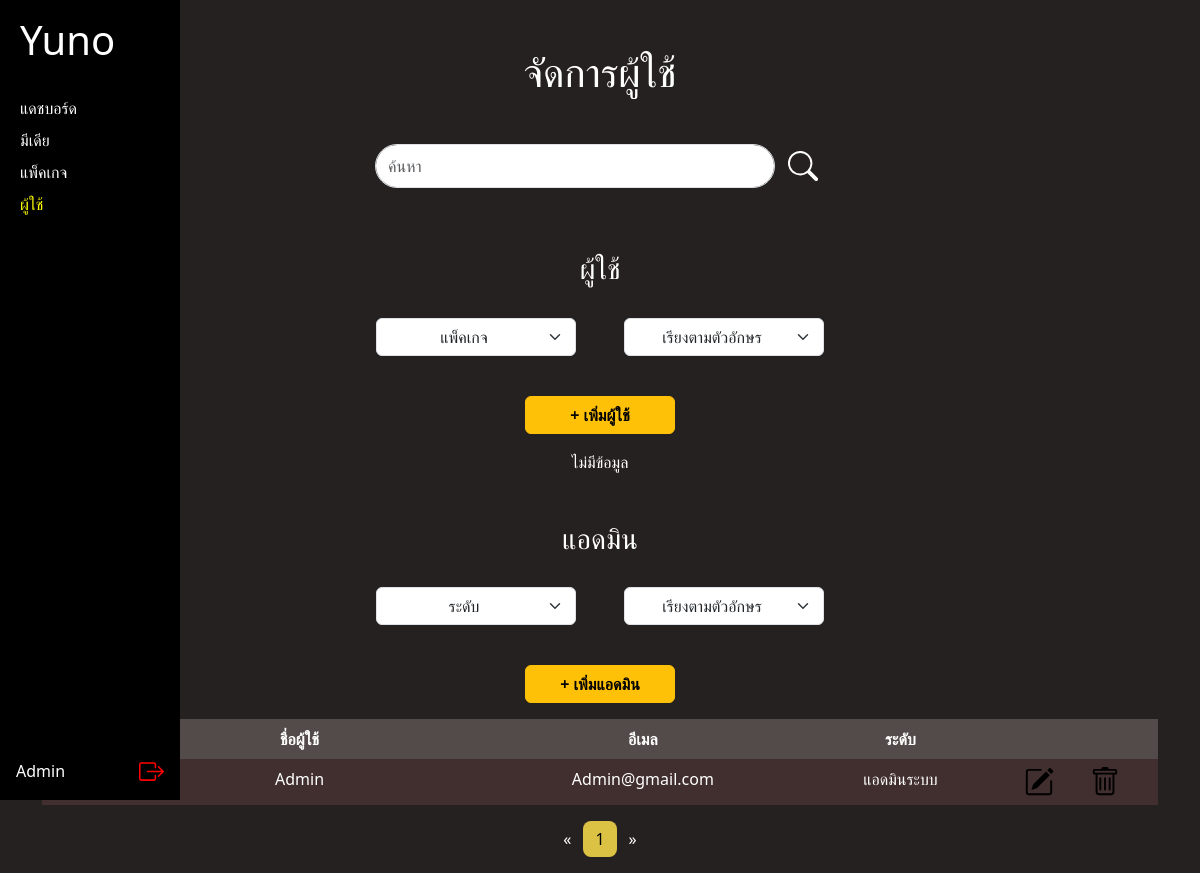
The page /admin_user.php (signed in) on the database its author committed.
### tables this page shows
CREATE TABLE `User` (
  `user_id` int NOT NULL,
  `user_name` varchar(100) NOT NULL,
  `user_password` varchar(100) NOT NULL,
  `user_email` varchar(100) NOT NULL,
  `user_birthdate` date DEFAULT NULL,
  `package_name` varchar(50) DEFAULT NULL,
  `user_lv` tinyint NOT NULL COMMENT 'user = 0\r\nmain admin = 1\r\nmedia admin = 2',
  `register_date` date NOT NULL,
  `package_start` date DEFAULT NULL,
  `user_img` varchar(200) NOT NULL DEFAULT '-',
  `package_end` date DEFAULT NULL
);

### admin_user.php (the view, shortened to what this page needs)
<?php require('connect.php') ?>
<?php if(isset($_SESSION['logined']) and ($_SESSION['user_lv']==1 or $_SESSION['user_lv']==2)) { ?>
<!DOCTYPE html>
<html lang="th">
<head>
    <link href="css/bootstrap.css" rel="stylesheet">
	<link href="css/mycss.css" rel="stylesheet">
</head>
<body class="dark-bg">
    <?php require('admin_navbar.php') ?>
    <div class="container justify-content-center text-center mt-5">
        <h1>จัดการผู้ใช้</h1>
        <form action="admin_user.php" method="get" class="mt-5">
            <div class="row justify-content-center">
                <input type="search" name="srch" class="form-control rounded-5" placeholder="ค้นหา" style="width: 400px;" value="<?php echo $_GET['srch']; ?>">
                <button type="submit" class="btn justify-content-center" style="width: 50px;">
                    <svg xmlns="http://www.w3.org/2000/svg" width="30" height="30" fill="white" class="bi bi-search" viewBox="0 0 16 16">
                        <path d="M11.742 10.344a6.5 6.5 0 1 0-1.397 1.398h-.001q.044.06.098.115l3.85 3.85a1 1 0 0 0 1.415-1.414l-3.85-3.85a1 1 0 0 0-.115-.1zM12 6.5a5.5 5.5 0 1 1-11 0 5.5 5.5 0 0 1 11 0"/>
                    </svg>
            </div>
        </form>
        <div class="container justify-content-center text-center mt-3">
            <?php
                $sql_user = "SELECT user_id, user_name, user_email, package_name FROM User WHERE user_lv=0";
                $result_user = mysqli_query($dbcon, $sql_user);
                $num_user = mysqli_num_rows($result_user);
            ?>
            <div class="row">
                <form action="admin_user.php" method="get">
                    <div class="row justify-content-center mt-5">
                        <h3>ผู้ใช้</h3>
                    </div>
                    <div class="row justify-content-center">
                        <select name="upa" class="form-select text-center m-4" style="width: 200px;" onchange="window.location.href='admin_user.php?srch=<?php echo $_GET['srch']; ?>&uso=<?php echo $_GET['uso']; ?>&up=<?php echo $_GET['up']; ?>&ups=<?php echo $_GET['ups']; ?>&aso=<?php echo $_GET['aso']; ?>&ap=<?php echo $_GET['ap']; ?>&aps=<?php echo $_GET['aps']; ?>&lv=<?php echo $_GET['lv']; ?>&upa=' + this.value;">
                            <option value=''>แพ็คเกจ</option>
                        </select>
                        <select name="uso" class="form-select text-center m-4" style="width: 200px;" onchange="window.location.href='admin_user.php?srch=<?php echo $_GET['srch']; ?>&upa=<?php echo $_GET['upa']; ?>&up=<?php echo $_GET['up']; ?>&ups=<?php echo $_GET['ups']; ?>&aso=<?php echo $_GET['aso']; ?>&ap=<?php echo $_GET['ap']; ?>&aps=<?php echo $_GET['aps']; ?>&lv=<?php echo $_GET['lv']; ?>&uso=' + this.value;">
                            <option value='0' <?php if('0'==$_GET['uso']) echo 'selected'; ?>>เรียงตามตัวอักษร</option>
                        </select>
                    </div>
                </form>
            </div>
            <div class="row justify-content-center mt-3">
                <a href="register.php" class="btn btn-warning" style="width: 150px;"><b>+ เพิ่มผู้ใช้</b></a>
            </div>
            <?php if($num_user==0) { ?>
                <label class="mt-3">ไม่มีข้อมูล</label>
            <?php } ?>
        </div>
        <div class="row justify-content-center mt-5">
            <h3>แอดมิน</h3>
        </div>
        <?php
            $sql_admin = "SELECT user_id, user_name, user_email, user_lv FROM User WHERE user_lv!=0";
            $result_admin = mysqli_query($dbcon, $sql_admin);
            $num_admin = mysqli_num_rows($result_admin);
        ?>
        <div class="row">
            <form action="admin_user.php" method="get">
                <div class="row justify-content-center">
                    <select name="lv" class="form-select text-center m-4" style="width: 200px;" onchange="window.location.href='admin_user.php?srch=<?php echo $_GET['srch']; ?>&aso=<?php echo $_GET['aso']; ?>&ap=<?php echo $_GET['ap']; ?>&aps=<?php echo $_GET['aps']; ?>&uso=<?php echo $_GET['uso']; ?>&up=<?php echo $_GET['up']; ?>&ups=<?php echo $_GET['ups']; ?>&upa=<?php echo $_GET['upa'];?>&lv=' + this.value;">
                        <option value=''>ระดับ</option>
                    </select>
                    <select name="aso" class="form-select text-center m-4" style="width: 200px;" onchange="window.location.href='admin_user.php?srch=<?php echo $_GET['srch']; ?>&lv=<?php echo $_GET['lv']; ?>&ap=<?php echo $_GET['ap']; ?>&aps=<?php echo $_GET['aps']; ?>&uso=<?php echo $_GET['uso']; ?>&up=<?php echo $_GET['up']; ?>&ups=<?php echo $_GET['ups']; ?>&upa=<?php echo $_GET['upa'];?>&aso=' + this.value;">
                        <option value='0' <?php if('0'==$_GET['aso']) echo 'selected'; ?>>เรียงตามตัวอักษร</option>
                    </select>
                </div>
            </form>
        </div>
        <div class="row justify-content-center mt-3">
            <a href="add_admin.php" class="btn btn-warning" style="width: 150px;"><b>+ เพิ่มแอดมิน</b></a>
        </div>
        <?php if($num_admin==0) { ?>
            <label class="mt-3">ไม่มีข้อมูล</label>
        <?php } else { ?>
            <?php
                if(isset($_GET['ap']) and $_GET['ap'] != "") {
                    $apage = $_GET['ap'];
                } else {
                    $apage = 1;
                }
                if(isset($_GET['aps']) and $_GET['aps'] != "") {
                    $aj = $_GET['aps'];
                } else {
                    $aj = 1;
                }
                $amount = 10;
                $astart = ($apage*$amount) - $amount + 1;
                $aend = $apage*$amount;
                $ac = 1;
            ?>
            <table class="table mt-3 table-dark table-hover table-borderless">
                <thead>
                    <tr>
                    <th style="background-color: #534A4A;" width="5%" scope="col">ลำดับ</th>
                    <th style="background-color: #534A4A;" width="20%" scope="col">ชื่อผู้ใช้</th>
                    <th style="background-color: #534A4A;" width="20%" scope="col">อีเมล</th>
                    <th style="background-color: #534A4A;" width="10%" scope="col">ระดับ</th>
                    <th style="background-color: #534A4A;" width="10%" scope="col"></th>
                    </tr>
                </thead>
                <tbody>
                    <?php $i=1; foreach($result_admin as $row_admin) { ?>
                        <?php if($ac >= $astart and $ac <= $aend) { ?>
                            <tr>
                            <td style="background-color: #412E2E;"><?php echo $i; ?></td>
                            <td style="background-color: #412E2E;"><?php echo $row_admin['user_name']; ?></td>
                            <td style="background-color: #412E2E;"><?php echo $row_admin['user_email']; ?></td>
                            <td style="background-color: #412E2E;"><?php if($row_admin['user_lv']==1) echo 'แอดมินระบบ'; else echo 'แอดมินมีเดีย'; ?></td>
                            <td style="background-color: #412E2E;">
                                <a class="text-decoration-none m-3" href="edit_admin.php?id=<?php echo $row_admin['user_id']; ?>">
                                </a>
                                <a class="text-decoration-none m-3" href="delete_user.php?id=<?php echo $row_admin['user_id']; ?>" onclick="return confirm('ยืนยันการลบ?');">
                                </a>
                            </td>
                            </tr>
                        <?php } $ac++; ?>
                    <?php $i++; } ?>
                </tbody>
            </table>
        <?php } ?>
        <?php if($num_admin != 0) { ?>
            <nav aria-label="Page navigation">
                <ul class="pagination justify-content-center">
                    <li class="">
                    <a style="background-color: #262121;" class="page-link text-white border-0" href="admin_user.php?srch=<?php echo $_GET['srch']?>&lv=<?php echo $_GET['lv']?>&aso=<?php echo $_GET['aso']?>&p=<?php if($aj!=1) echo (($aj-1)*10)-9; ?>&aps=<?php echo ($_GET['aps'] > 1) ? ($_GET['aps'] - 1) : 1; ?>&uso=<?php echo $_GET['uso']; ?>&up=<?php echo $_GET['up']; ?>&ups=<?php echo $_GET['ups']; ?>&upa=<?php echo $_GET['upa'];?>" aria-label="Previous">
                        <span aria-hidden="true">&laquo;</span>
                    </a>
                    </li>
                    <?php
                        $app = ceil($num_admin / $amount);
                        for($k = ($aj * 10) - 10 + 1; ($k <= $aj*10 and $k <= $app); $k++) { ?>
                            <li class=""><a style="background-color: <?php if($k==1 and (!isset($_GET['ap']) or $_GET['ap']=="")) echo '#DBC245'; else if($_GET['ap']==$k) echo '#DBC245'; else echo '#262121'; ?>;" class="border-0 page-link text-<?php if($k==1 and (!isset($_GET['ap']) or $_GET['ap']=="")) echo 'black'; else if($_GET['ap']==$k) echo 'black'; else echo 'white'; ?> rounded-3" href="admin_user.php?srch=<?php echo $_GET['srch']?>&lv=<?php echo $_GET['lv']?>&aso=<?php echo $_GET['aso']?>&ap=<?php echo $k; ?>&aps=<?php echo ceil($k/10); ?>&uso=<?php echo $_GET['uso']; ?>&up=<?php echo $_GET['up']; ?>&ups=<?php echo $_GET['ups']; ?>&upa=<?php echo $_GET['upa'];?>"><?php echo $k; ?></a></li>
                    <?php } ?>
                            <li class="">
                            <a style="background-color: #262121;" class="page-link text-white border-0" href="admin_user.php?srch=<?php echo $_GET['srch']?>&lv=<?php echo $_GET['lv']?>&aso=<?php echo $_GET['aso']?>&ap=<?php if($aj!=ceil($app/10)) echo (($aj+1)*10)-9; else echo $app; ?>&ups=<?php if($aj+1 <= ceil($app/10)) echo $aj+1; else echo $aj; ?>&uso=<?php echo $_GET['uso']; ?>&up=<?php echo $_GET['up']; ?>&ups=<?php echo $_GET['ups']; ?>&upa=<?php echo $_GET['upa'];?>" aria-label="Next">
                                <span aria-hidden="true">&raquo;</span>
                            </a>
                            </li>
                </ul>
            </nav>
        <?php } ?>
    </div>
</body>
</html>
<?php } else { echo "<script>location.href='index.php';</script>";
    exit; } ?>

### css/mycss.css (style rules this page uses)
.dark-bg { background-color: #262121; color: white; }

### rows shown on the page
user: user_name "Admin", user_email "Admin@gmail.com", user_lv "แอดมินระบบ"
